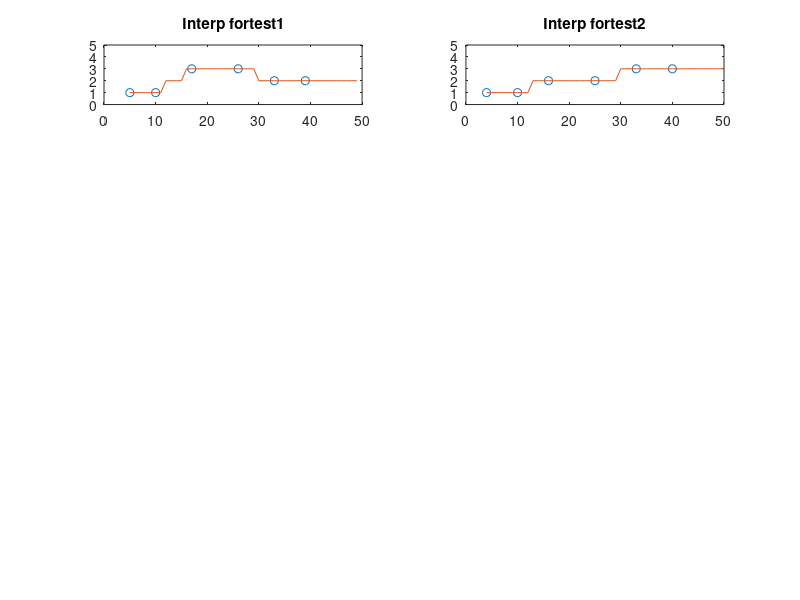

Write MATLAB code to recreate this figure.
%testData

function [baselines] = testData()

victims = {'test1', 'test2'};
victims = cellstr(victims);

responseMat = [ 1, 1, 3, 3, 2, 2, 0;
                1, 1, 2, 2, 3, 3, 0];

questionTimes = [5, 10, 17, 26, 33, 39, 0;
                 4, 10, 16, 25, 33, 40, 0];
             
numVictims = size(responseMat,1);

figure;
for v=1:numVictims
    %adjust based on how many questions there were
    values = responseMat(v,:);
    values = values(values ~= 0);
    times = questionTimes(v,:);
    times = times(times ~= 0);
    endTime = max(times, [], 2);
  
    % Interpolate for points every second 
    points = 3:endTime;
    interpolated = zeros(1, length(points) + 10);
    
    interpolated(1, 1:length(points)) = interp1(times, values, points, 'spline');
    interpolated(interpolated < 1) = 1;
    interpolated(length(points):end) = values(end);
    interpolated = round(interpolated);
    points = 3:length(interpolated) + 2;
    
    %save to output
    baselines(v,1:length(interpolated)) = interpolated;
    
    %visualize the data 
    subplot(5,2,v)
    plot(times, values, 'o');
    hold on;
    plot(points, interpolated);
    ylim([0 5]);
    title(strcat('Interp for ', victims{v}));
end
            
            
            
            